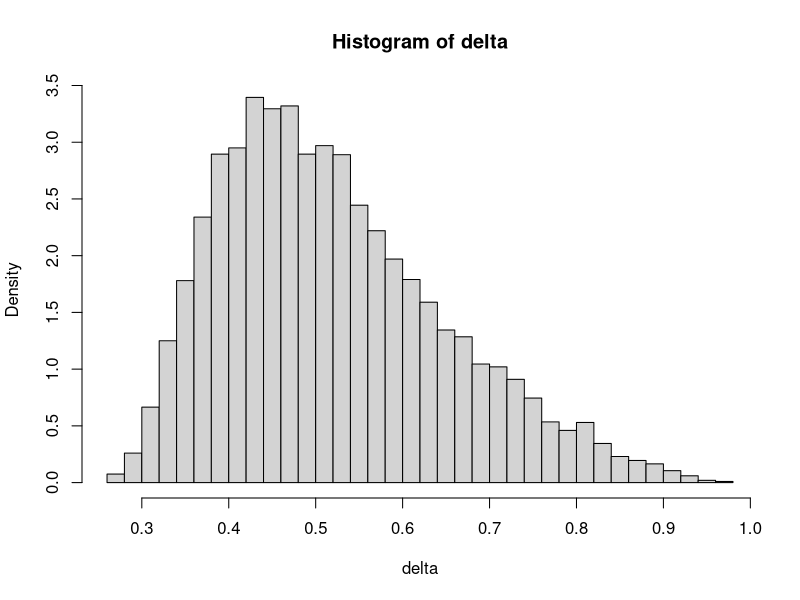
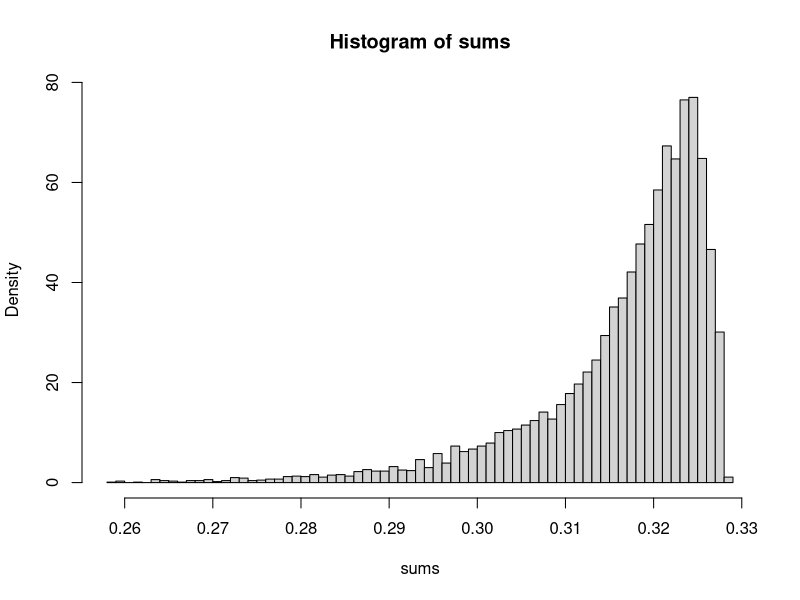

Write the R code that produced these figures, in order.
# setwd("Homeworks/Week4")
# cleanup
rm(list = ls())

# A) creating the histogram for the delta
N <- 10000; delta <- numeric(N)
for (i in 1:N){
  # defines 4 subintervals [0,1]
  sortedSample <- sort(runif(3, 0, 1))
  deltas <- c(sortedSample[1], sortedSample[2] - sortedSample[1], sortedSample[3] - sortedSample[2], 1 - sortedSample[3])
  delta[i] <- max(deltas)
}

mean(delta) # 0.519298, this is the expectation
# getting this for 10^4 trials
hist(delta, breaks = "FD", probability = TRUE)

# B) write 3 functions for Riemman sums
start <- 0
end <- 1

# the actual function from [0,1]
f <- function(x) x^2

# Left Riemann sum
RiemannL <- function(f, a, b, Part){
  Part <- c(a, Part, b)
  Rsum <- 0
  for (i in 1:(length(Part)-1)) {
    Rsum <- Rsum + (Part[i+1]-Part[i])*f(Part[i])
  }
  return(Rsum)
}
# Right Riemann sum
RiemannR <- function(f, a, b, Part){
  Part <- c(a, Part, b)
  Rsum <- 0
  for (i in 1:(length(Part)-1)) {
    Rsum <- Rsum + (Part[i+1]-Part[i])*f(Part[i+1])
  }
  return(Rsum)
}

# Midpoint Riemann sum
RiemannMid <- function(f, a, b, Part){
  Part <- c(a, Part, b)
  Rsum <- 0
  for (i in 1:(length(Part)-1)) {
    Rsum <- Rsum + (Part[i+1]-Part[i])*f((Part[i] + Part[i+1]) / 2)
  }
  return(Rsum)
}

# the real integral x^2 [0,1] just for checking
integrate(f, start, end) # 0.3333333 with absolute error < 3.7e-15

Part <- sort(runif(3, start, end)); Part # 0.3657477 0.4913086 0.8107473
# finding left Riemann Sum [0,1]
RiemannL(f, start, end, Part) # 0.2183018 < 0.3333333 (real integral), as it should be
# finding right Riemann Sum [0,1]
RiemannR(f, start, end, Part) # 0.4784583 > 0.3333333 (real integral), as it should be
# finding midpoint Riemann Sum [0,1]
RiemannMid(f, start, end, Part) # 0.32581 closer to 0.3333333 (real integral) compared to the left and right Riemann sum; as it should be.

# creating 10^4 trials for midpoint Riemann sums
N <- 10^4; sums <- numeric(N)
for (i in 1: N){
  Part <- sort(runif(3, start, end));
  sums[i] = RiemannMid(f, start, end, Part)
}

mean(sums) # 0.3166125, very close to 0.3333333 (real integral)
hist(sums, breaks="FD", probability = TRUE) # maximizing towards 0.33

# C) Simpson's Rule for correction
Part <- sort(runif(3, start, end));

RiemmanSimpson <- function(f, a, b, Part){
  left <- RiemannL(f, a, b, Part)
  right <- RiemannR(f, a, b, Part)
  mid <- RiemannMid(f, a, b, Part)
  return ((1/3)*((right+left)/2) + ((2/3) * mid))

}

RiemmanSimpson(f, start, end, Part) # 0.3333333, which is the same as the integral, it's a very good approximation for x^3 polynomials